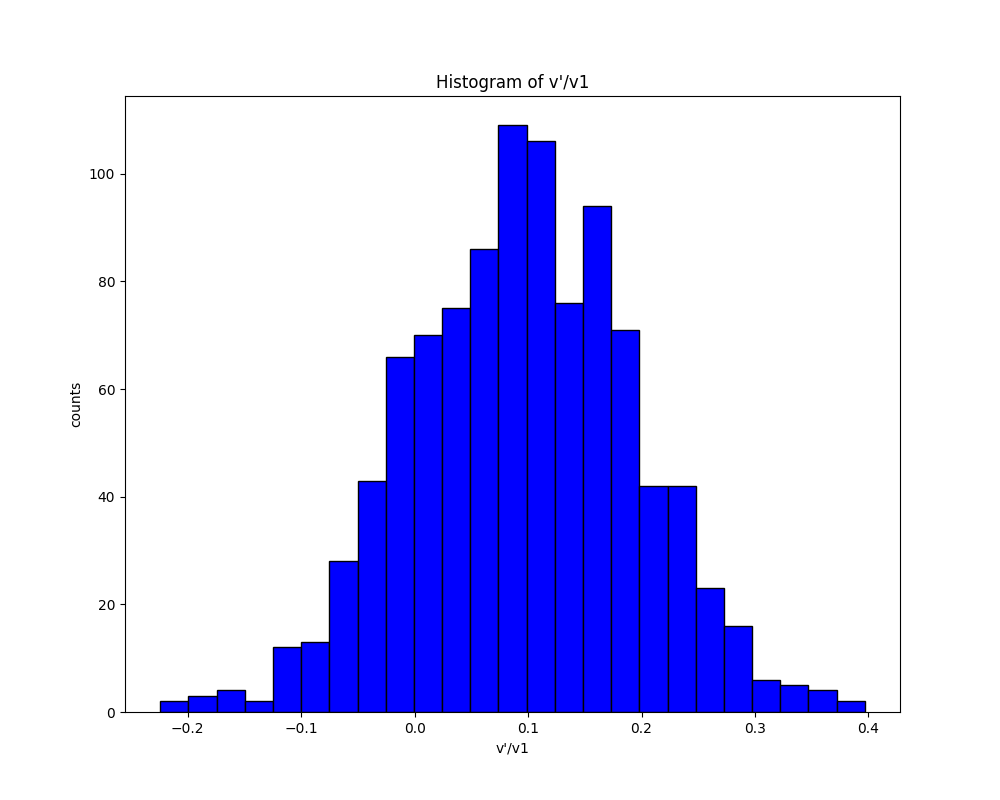

Here is the Python script that generated this plot:
import numpy as np
import matplotlib.pyplot as plt
v = np.loadtxt("velocity.txt", skiprows=1 , unpack=True)
avg_v = np.average(v)
print("The average velocity is: %6.3f" % avg_v)
std1_v = np.std(v)
print("The population standard deviation velocity is: %6.3f" % std1_v)
std2_v = np.std(v, ddof=1)
print("The sample standard deviation velocity is: %6.3f" % std2_v)
mean = std1_v
sd = std2_v
ratio = np.random.normal(mean, sd, 1000)
plt.figure(1, figsize = (10,8))      
plt.hist(ratio, bins=25, color='blue', edgecolor ='black')
plt.title('Histogram of v\'/v1')
plt.xlabel('v\'/v1')
plt.ylabel('counts')
plt.savefig('velocity.png')
plt.show()
ratio_one_sd = np.logical_and(ratio>=(mean-sd), ratio<=(mean+sd))
ratio_two_sd = np.logical_and(ratio>=(mean-2*sd), ratio<=(mean+2*sd))
fraction1 = len(ratio[~ratio_one_sd])/len(ratio)
fraction2 = len(ratio[~ratio_two_sd])/len(ratio)
print("The fraction of measurements outside the range average +/- ONE \
standard deviation is: {0:.2%}".format(fraction1))
print("The fraction of measurements outside the range average +/- TWO \
standard deviation is: {0:.2%}".format(fraction2))
